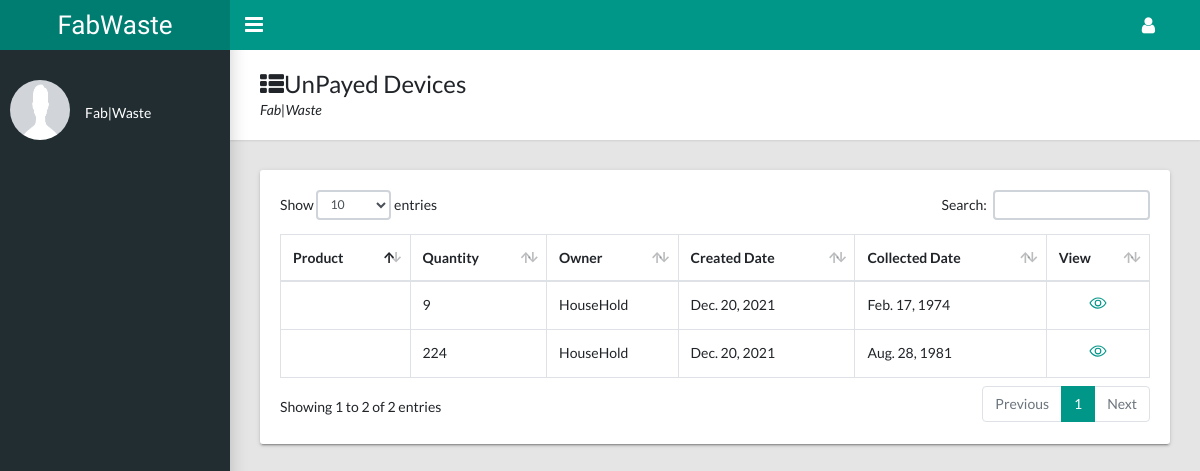
The app's page /dashboard/un-payed, older data.
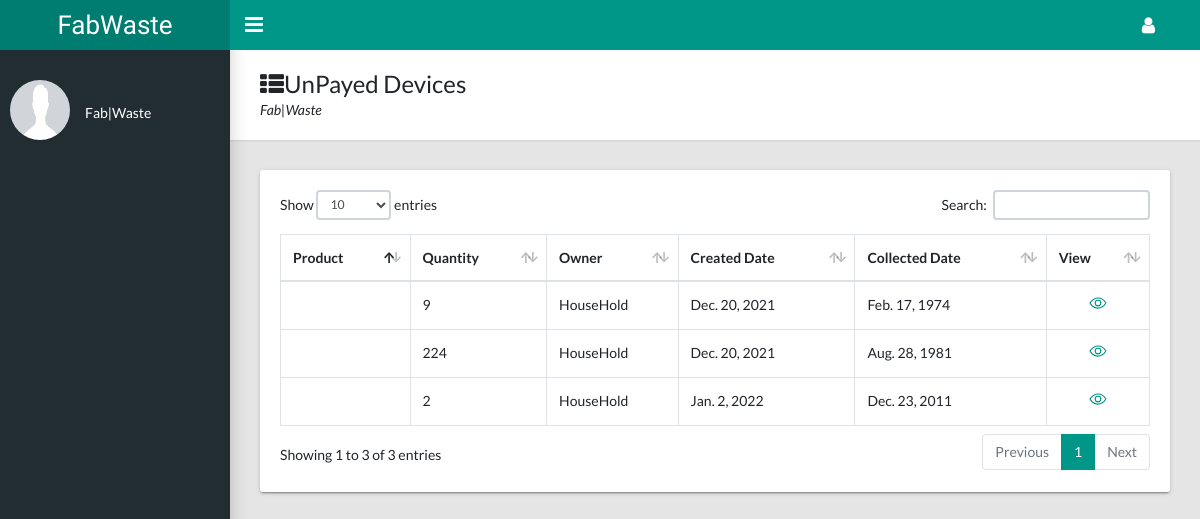
The same page, newer data.
### products/models.py (models this page shows, shortened)
class Product(models.Model):
    AVAILABILITY = (
        ('Available', 'Available'),
        ('UnAvailable', 'UnAvailable'),
    )
    STATUS = (
        ('Collected', 'Collected'),
        ('Pending', 'Pending'), ('Denied', 'Denied'),
    )
    user = models.ForeignKey(UsersAccount, on_delete=models.DO_NOTHING)
    category = models.ForeignKey(Category, on_delete=models.DO_NOTHING)
    product_name = models.CharField(max_length=100)
    product_image = models.ImageField(upload_to='media')
    description = models.TextField()
    created_date = models.DateField(auto_now_add=True)
    collected_date = models.DateField()
    quantity = models.IntegerField()
    status = models.CharField(max_length=10, choices=STATUS, default='Pending')
    availability = models.CharField(max_length=20, choices=AVAILABILITY, default='Available')
    payed = models.BooleanField(default=False)
    desired_price = models.DecimalField(max_digits=10, decimal_places=0, default=0)
    buying_price = models.DecimalField(max_digits=10, decimal_places=0, default=0)
    selling_price = models.DecimalField(max_digits=10, decimal_places=0, default=0)
    district = models.ForeignKey(District, on_delete=models.SET_NULL, null=True)
    sector = models.CharField(max_length=100)
    cell = models.CharField(max_length=100)
    village = models.CharField(max_length=100)
    road_number = models.CharField(max_length=100, null=True, blank=True)
    house_number = models.CharField(max_length=100, null=True, blank=True)
    location_description = models.TextField(max_length=150, null=True, blank=True)

### userauth/models.py (models this page shows, shortened)
class UsersAccount(AbstractBaseUser, PermissionsMixin):
    email = models.EmailField(verbose_name='Email Address', unique=True)
    full_name = models.CharField(max_length=50)
    mobile = models.CharField(max_length=12, blank=True)
    is_active = models.BooleanField(default=False)
    is_staff = models.BooleanField(default=False)
    is_house_hold = models.BooleanField(default=False)
    is_agent = models.BooleanField(default=False)
    is_manufacture = models.BooleanField(default=False)
    is_admin = models.BooleanField(default=False)
    location = models.ForeignKey(District, on_delete=models.DO_NOTHING, null=True, blank=True)
    created = models.DateTimeField(auto_now_add=True)
    updated = models.DateTimeField(auto_now=True)
    objects = CustomAccountManager()
    USERNAME_FIELD = 'email'
    REQUIRED_FIELDS = ['full_name']
    class Meta:
        verbose_name = 'Account'
        verbose_name_plural = 'Account'

### dashboard/views.py (the view)
# urls.py: path('un-payed', un_payed_devices, name='un_payed'),
def un_payed_devices(request):
    devices = Product.objects.filter(payed=False).exclude(status='Collected')
    context = {
        'devices': devices,
    }
    return render(request, 'dashboard/not_payed_devices.html', context)

### templates/dashboard/not_payed_devices.html (shortened to what this page needs)
{% extends 'dashboard/dashboard.html' %}
{% load static %}
{% block dashboard_content %}
    <main class="app-content">
      <div class="app-title">
        <div>
          <h1><i class="fa fa-th-list"></i>UnPayed Devices</h1>
          <p>Fab|Waste</p>
        </div>
      </div>
      <div class="row">
        <div class="col-md-12">
          <div class="tile">
            <div class="tile-body">
              <div class="table-responsive">
                <table class="table table-hover table-bordered" id="sampleTable">
                  <thead>
                    <tr>
                      <th>Product</th>
                      <th>Quantity</th>
                      <th>Owner</th>
                      <th>Created Date</th>
                      <th>Collected Date</th>
                      <th>View</th>
                    </tr>
                  </thead>
                  <tbody>
                    {% for device in devices %}
                        <tr>
                          <td>{{ device.product}}</td>
                          <td>{{ device.quantity}}</td>
                          <td>{{ device.user.full_name}}</td>
                          <td>{{ device.created_date}}</td>
                          <td>{{ device.collected_date}}</td>
                          <td>
                            <div class="text-center">
                              <a href=""><ion-icon name="eye-outline" style="font-size: large"></ion-icon></a>
                            </div>
                          </td>
                        </tr>
                    {% endfor %}
                  </tbody>
                </table>
              </div>
            </div>
          </div>
        </div>
      </div>
    </main>
{% endblock %}

Row changes from the older to the newer data that the page shows:
added Product: quantity "2", user.full_name "HouseHold", created_date "Jan. 2, 2022", collected_date "Dec. 23, 2011"
Text that changed along with them:
text written by a page script: "Show entries Search: Showing 1 to 2 of 2 entries Previous 1 Next" → "Show entries Search: Showing 1 to 3 of 3 entries Previous 1 Next"
